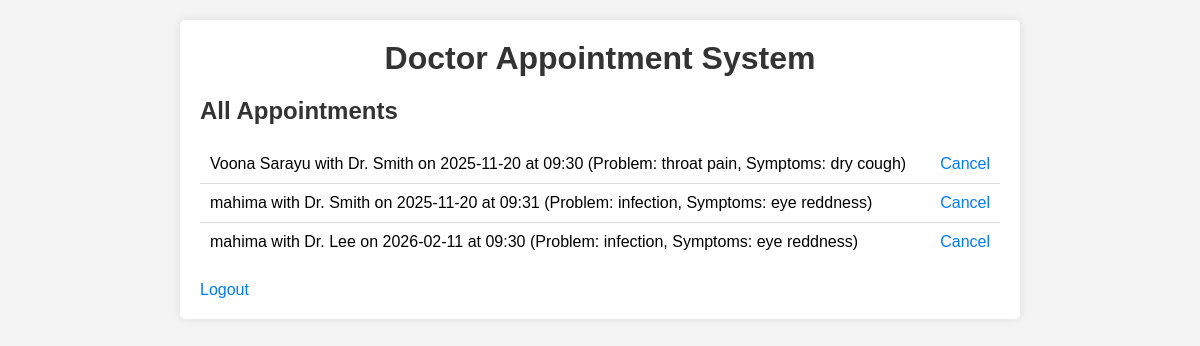
/admin (signed in), run on the app's committed database.
### tables this page shows
CREATE TABLE appointments (
            id INTEGER PRIMARY KEY AUTOINCREMENT,
            patient TEXT NOT NULL,
            doctor TEXT NOT NULL,
            date TEXT NOT NULL,
            time TEXT NOT NULL,
            problem TEXT,
            symptoms TEXT
        );

### app.py (the view)
@app.route('/admin')
def admin_dashboard():
    if session.get('role') != 'admin':
        return redirect(url_for('login'))
    conn = sqlite3.connect('database.db')
    c = conn.cursor()
    c.execute("SELECT id, patient, doctor, date, time, problem, symptoms FROM appointments")
    appointments = c.fetchall()
    conn.close()
    return render_template('index.html', appointments=appointments, role='admin')

### templates/index.html (shortened to what this page needs)
<!DOCTYPE html>
<html lang="en">
<head>
    <link rel="stylesheet" href="{{ url_for('static', filename='style.css') }}">
</head>
<body>
    <div class="container">
        <header>
            <h1>Doctor Appointment System</h1>
        </header>
        <section class="list-section">
            <h2>
                {% if role == 'admin' %}All Appointments{% endif %}
            </h2>
            <ul id="appointmentList">
                {% for appt in appointments %}
                <li>
                    <span>
                        {{ appt[1] }} with {{ appt[2] }} on {{ appt[3] }} at {{ appt[4] }}
                        (Problem: {{ appt[5] }}, Symptoms: {{ appt[6] }})
                    </span>
                    {% if role == 'admin' %}
                        <a href="{{ url_for('delete', id=appt[0]) }}" class="cancel-btn">Cancel</a>
                    {% endif %}
                </li>
                {% else %}
                <li>No appointments booked.</li>
                {% endfor %}
            </ul>
        </section>
        <div class="logout-container">
            <a href="{{ url_for('logout') }}" class="logout-btn">Logout</a>
        </div>
    </div>
</body>
</html>

### static/style.css (style rules this page uses)
body { font-family: Arial, sans-serif; margin: 0; padding: 0; background-color: #f4f4f4; }
.container { max-width: 800px; margin: 20px auto; padding: 20px; background: white; border-radius: 5px; box-shadow: 0 0 10px rgba(0, 0, 0, 0.1); }
header { text-align: center; margin-bottom: 20px; }
header h1 { margin: 0; color: #333; }
.form-section, .list-section { margin-bottom: 20px; }
.form-section h2, .list-section h2 { color: #333; margin-top: 0; }
ul#appointmentList { list-style-type: none; padding: 0; }
ul#appointmentList li { padding: 10px; border-bottom: 1px solid #ddd; display: flex; justify-content: space-between; align-items: center; }
ul#appointmentList li:last-child { border-bottom: none; }
a { color: #007bff; text-decoration: none; }

### data on the page
appointments: patient "Voona Sarayu", doctor "Dr. Smith", date "2025-11-20", time "09:30", problem "throat pain", symptoms "dry cough"
appointments: patient "mahima", doctor "Dr. Smith", date "2025-11-20", time "09:31", problem "infection", symptoms "eye reddness"
appointments: patient "mahima", doctor "Dr. Lee", date "2026-02-11", time "09:30", problem "infection", symptoms "eye reddness"
